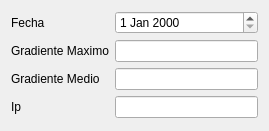
<?xml version="1.0" encoding="UTF-8"?>
<ui version="4.0">
 <class>DialogPulmonar</class>
 <widget class="QDialog" name="DialogPulmonar">
  <property name="geometry">
   <rect>
    <x>0</x>
    <y>0</y>
    <width>269</width>
    <height>131</height>
   </rect>
  </property>
  <property name="windowTitle">
   <string>Dialog</string>
  </property>
  <layout class="QFormLayout" name="formLayout">
   <item row="0" column="0">
    <widget class="QLabel" name="label">
     <property name="text">
      <string>Fecha</string>
     </property>
    </widget>
   </item>
   <item row="0" column="1">
    <widget class="QDateEdit" name="dateEditPulmonar"/>
   </item>
   <item row="1" column="0">
    <widget class="QLabel" name="label_2">
     <property name="text">
      <string>Gradiente Maximo</string>
     </property>
    </widget>
   </item>
   <item row="1" column="1">
    <widget class="QLineEdit" name="lineEditGradienteMaximo"/>
   </item>
   <item row="2" column="1">
    <widget class="QLineEdit" name="lineEditradienteMedio"/>
   </item>
   <item row="2" column="0">
    <widget class="QLabel" name="label_3">
     <property name="text">
      <string>Gradiente Medio</string>
     </property>
    </widget>
   </item>
   <item row="3" column="0">
    <widget class="QLabel" name="label_4">
     <property name="text">
      <string>Ip</string>
     </property>
    </widget>
   </item>
   <item row="3" column="1">
    <widget class="QLineEdit" name="lineEditIp"/>
   </item>
  </layout>
 </widget>
 <resources/>
 <connections/>
</ui>
